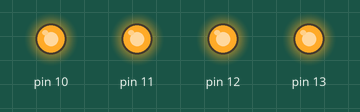
Simulated run of this sketch. Board: Arduino Uno, built with avr-gcc and run on an emulated ATmega328P. On the bench: output pins drawn as LEDs (lit = HIGH).

Above: at 0.05 s.
At 0.65 s:
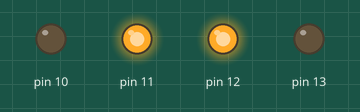
At 1.35 s:
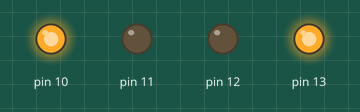
At 2.75 s:
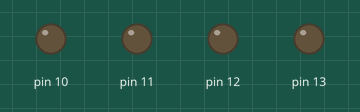
Timing chart, 0 to 3.0 s (numbered marks = the images above):
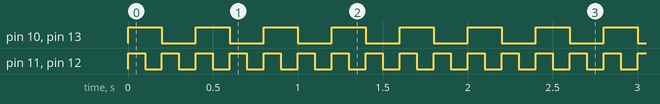

Measured:
- by itself, pin 10, pin 13: alternates HIGH for 0.20 s and LOW for 0.20 s
- by itself, pin 11, pin 12: alternates HIGH for 0.10 s and LOW for 0.10 s

The sketch:

led.ino
```cpp
void setup() {

  pinMode(10, OUTPUT);
  pinMode(11, OUTPUT);
  pinMode(12, OUTPUT);
  pinMode(13, OUTPUT);
}

void loop() {

  digitalWrite(10, HIGH);
   digitalWrite(13, HIGH);


  digitalWrite(11, HIGH);

digitalWrite(12, HIGH);
 delay(100);
 digitalWrite(11, LOW);


  digitalWrite(12, LOW);
  delay(100);


  digitalWrite(10, LOW);
  digitalWrite(13, LOW);


  digitalWrite(11, HIGH);

digitalWrite(12, HIGH);
 delay(100);
 digitalWrite(11, LOW);


  digitalWrite(12, LOW);
  delay(100);


}
```
